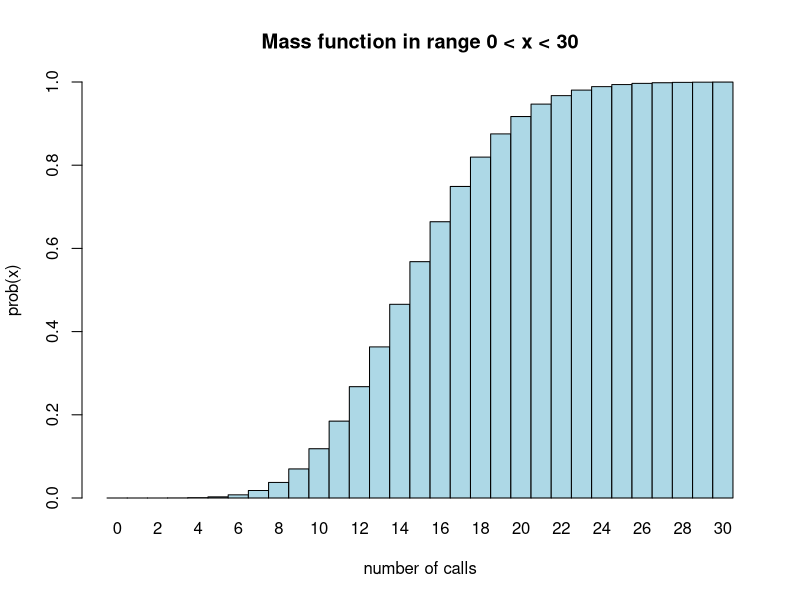
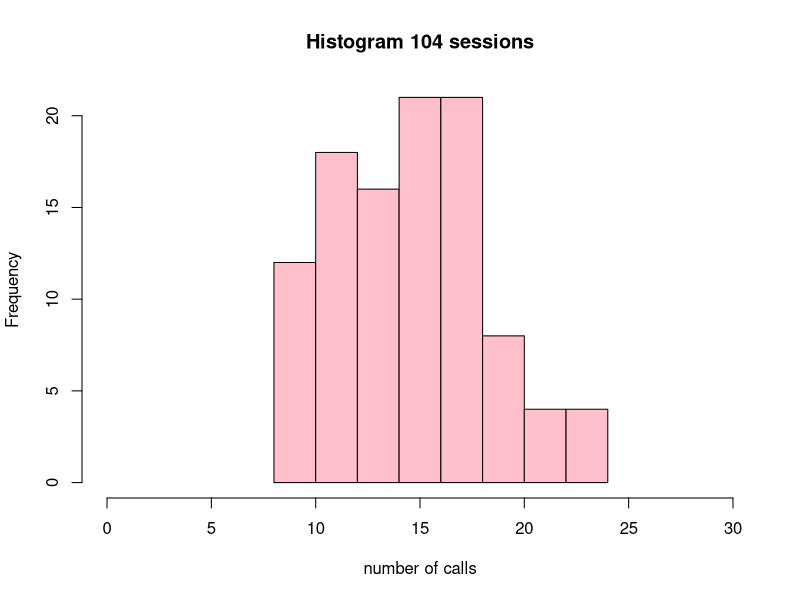

Write R code to recreate these figures, in order.
## ---- chunk 1
knitr::opts_chunk$set(echo = TRUE)
## ---- chunk 2
L <- 15 #Lambda value: average events (titi calls) in Poisson distribution.
x <- 1:8 #9 is the minimum number of calls required in the problem.

calls1 <- ppois(q = x, lambda = L) #We calculate the cumulative probability of hearing 1 call, 2 calls, 3 calls... till 8 calls.

1 - calls1

#We calculate the probability of NOT hearing 1 nor 2, nor 3... nor 8 calls. That means the probability of hearing more than 8 calls.

## ---- chunk 3

dpois(x = 0, lambda = L) #Probability of hearing no calls (x=0)


## ---- chunk 4

dpois(x = 3, lambda = L) #Probability of hearing 3 calls (x=3).

## ---- chunk 5

x <- c(0:30)

barplot(ppois(q = x, lambda = L), 
  ylim = 0:1, #Interval showed in the "Y" axis.
  space = 0,
  names.arg = x, #Used to label each bar of the plot.
  xlab = "number of calls", 
  ylab = "prob(x)", #Name of axis.
  main = "Mass function in range 0 < x < 30", #Title of the plot.
  col="light blue"
        )
#Bar Plot where it is represented the mass function in range 0 ≤ x ≤ 30.

## ---- chunk 6

rpois(n = 104, lambda = L)

#The function "rpois" generate "n" random results following the Poisson's distribution with a given value for lambda.

## ---- chunk 7
sim <- rpois(n = 104, lambda = L) #Necessary to set a vector with the function to apply it to the histogram.
hist(sim, 
     plot = TRUE, #Necessary to make a plot.
     xlim = c(0, 30), #To set the limits of the "x" axis (necessary to use "c()" structure).
     xlab = "number of calls",
     ylab = "Frequency",
     main = "Histogram 104 sessions",
     col = "pink"
     )

#Histogram that shows the frequency of the results (number of calls) of 104 "hearing titis" sessions, but only from "0-30 calls" (probabilities higher than 30 are practically 0).
## ---- chunk 8
#Problem 1: Although now it seems obvious, I struggled the most trying to understand what was my "x" values in the first problems. I thought it was the number of the possibles calls within a day, so I could not find any value. SOLUTION: I checked notes from my statistics course (that I had totally forgot) and red Module 8 explanation again so I understood better Poisson's distribution.

#Problem 2: I did not know how to obtain random values in the Poisson's distribution for question 4. SOLUTION: I searched in the "help" section the function "dpois" I had used before to see if there was an option to set random values. In that page I found the explanation for "rpois" function.

#Problem 3: I could not set the "xlim" function in the histogram from question 6, because R told me writing "0:30", as I did in the previous plot, was not correct. The syntax was not indicated in the "help" section for "histogram" either. SOLUTION: I googled it and found an example of a code.

